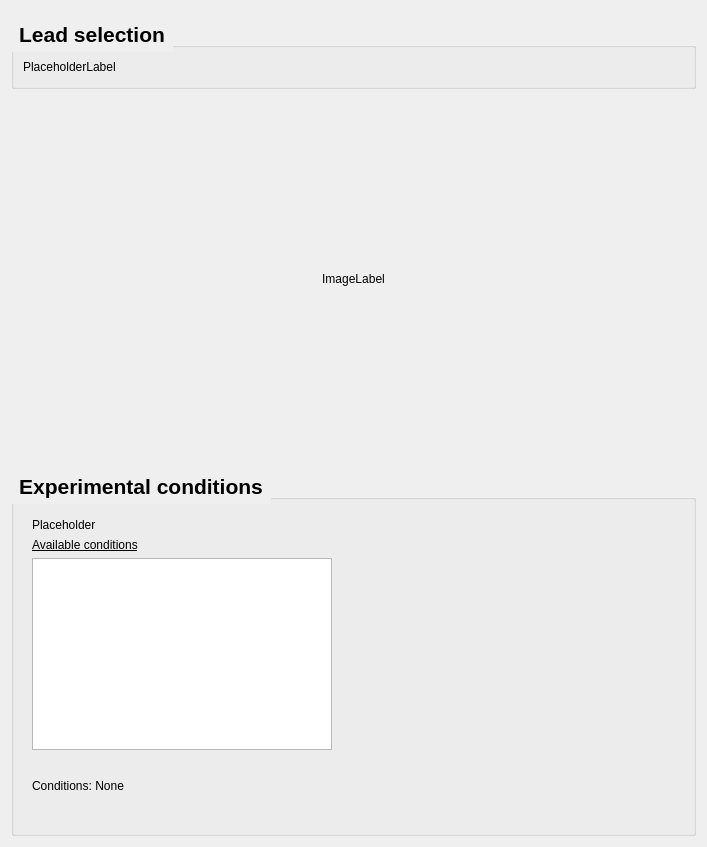
<?xml version="1.0" encoding="UTF-8"?>
<ui version="4.0">
 <class>Form</class>
 <widget class="QWidget" name="Form">
  <property name="geometry">
   <rect>
    <x>0</x>
    <y>0</y>
    <width>707</width>
    <height>847</height>
   </rect>
  </property>
  <property name="windowTitle">
   <string>Form</string>
  </property>
  <layout class="QVBoxLayout" name="verticalLayout">
   <item>
    <widget class="QFrame" name="topContentWidget">
     <property name="styleSheet">
      <string notr="true">QFrame {
	border: none;
}</string>
     </property>
     <property name="frameShape">
      <enum>QFrame::StyledPanel</enum>
     </property>
     <property name="frameShadow">
      <enum>QFrame::Raised</enum>
     </property>
    </widget>
   </item>
   <item>
    <widget class="QGroupBox" name="LeadsSelection">
     <property name="font">
      <font>
       <pointsize>16</pointsize>
       <weight>75</weight>
       <bold>true</bold>
      </font>
     </property>
     <property name="styleSheet">
      <string notr="true">QGroupBox::title {
    subcontrol-origin: margin;
    subcontrol-position: top left; 
    padding: 5px;                 
    letter-spacing: 1px;
    
    color: qlineargradient(
        spread:pad, x1:0, y1:0, x2:1, y2:0,
        stop:0 #6a0dad, stop:1 #ec407a
    );
}
</string>
     </property>
     <property name="title">
      <string>Lead selection</string>
     </property>
     <layout class="QVBoxLayout" name="verticalLayout_2">
      <item>
       <layout class="QHBoxLayout" name="leadLayout">
        <item>
         <widget class="QLabel" name="leadLabel">
          <property name="font">
           <font>
            <weight>50</weight>
            <bold>false</bold>
           </font>
          </property>
          <property name="text">
           <string>PlaceholderLabel</string>
          </property>
         </widget>
        </item>
        <item>
         <spacer name="horizontalSpacer_49">
          <property name="orientation">
           <enum>Qt::Horizontal</enum>
          </property>
          <property name="sizeHint" stdset="0">
           <size>
            <width>40</width>
            <height>20</height>
           </size>
          </property>
         </spacer>
        </item>
       </layout>
      </item>
     </layout>
    </widget>
   </item>
   <item>
    <widget class="QLabel" name="imageLabel">
     <property name="sizePolicy">
      <sizepolicy hsizetype="Expanding" vsizetype="Expanding">
       <horstretch>0</horstretch>
       <verstretch>0</verstretch>
      </sizepolicy>
     </property>
     <property name="minimumSize">
      <size>
       <width>0</width>
       <height>0</height>
      </size>
     </property>
     <property name="text">
      <string>ImageLabel</string>
     </property>
     <property name="alignment">
      <set>Qt::AlignCenter</set>
     </property>
    </widget>
   </item>
   <item>
    <widget class="QGroupBox" name="groupBox">
     <property name="font">
      <font>
       <pointsize>16</pointsize>
       <weight>75</weight>
       <bold>true</bold>
      </font>
     </property>
     <property name="styleSheet">
      <string notr="true">QGroupBox::title {
    subcontrol-origin: margin;
    subcontrol-position: top left; 
    padding: 5px;                 
    letter-spacing: 1px;
    
    color: qlineargradient(
        spread:pad, x1:0, y1:0, x2:1, y2:0,
        stop:0 #6a0dad, stop:1 #ec407a
    );
}
</string>
     </property>
     <property name="title">
      <string>Experimental conditions</string>
     </property>
     <layout class="QHBoxLayout" name="horizontalLayout">
      <item>
       <widget class="QWidget" name="conditionWidget" native="true">
        <layout class="QVBoxLayout" name="verticalLayout_3">
         <item>
          <widget class="QLabel" name="explanationLabel">
           <property name="font">
            <font>
             <pointsize>9</pointsize>
             <italic>false</italic>
            </font>
           </property>
           <property name="text">
            <string>&lt;html&gt;&lt;head/&gt;&lt;body&gt;&lt;p&gt;Placeholder&lt;/p&gt;&lt;/body&gt;&lt;/html&gt;</string>
           </property>
          </widget>
         </item>
         <item>
          <widget class="QLabel" name="availableconditionsLabel">
           <property name="font">
            <font>
             <pointsize>9</pointsize>
             <weight>50</weight>
             <bold>false</bold>
             <underline>true</underline>
             <strikeout>false</strikeout>
            </font>
           </property>
           <property name="text">
            <string>Available conditions</string>
           </property>
          </widget>
         </item>
         <item>
          <widget class="QListView" name="conditionList">
           <property name="maximumSize">
            <size>
             <width>300</width>
             <height>16777215</height>
            </size>
           </property>
           <property name="editTriggers">
            <set>QAbstractItemView::NoEditTriggers</set>
           </property>
          </widget>
         </item>
         <item>
          <widget class="QLabel" name="conditionLabel">
           <property name="sizePolicy">
            <sizepolicy hsizetype="Preferred" vsizetype="Preferred">
             <horstretch>0</horstretch>
             <verstretch>3</verstretch>
            </sizepolicy>
           </property>
           <property name="text">
            <string>Conditions: None </string>
           </property>
          </widget>
         </item>
        </layout>
       </widget>
      </item>
     </layout>
    </widget>
   </item>
  </layout>
 </widget>
 <resources/>
 <connections/>
</ui>
